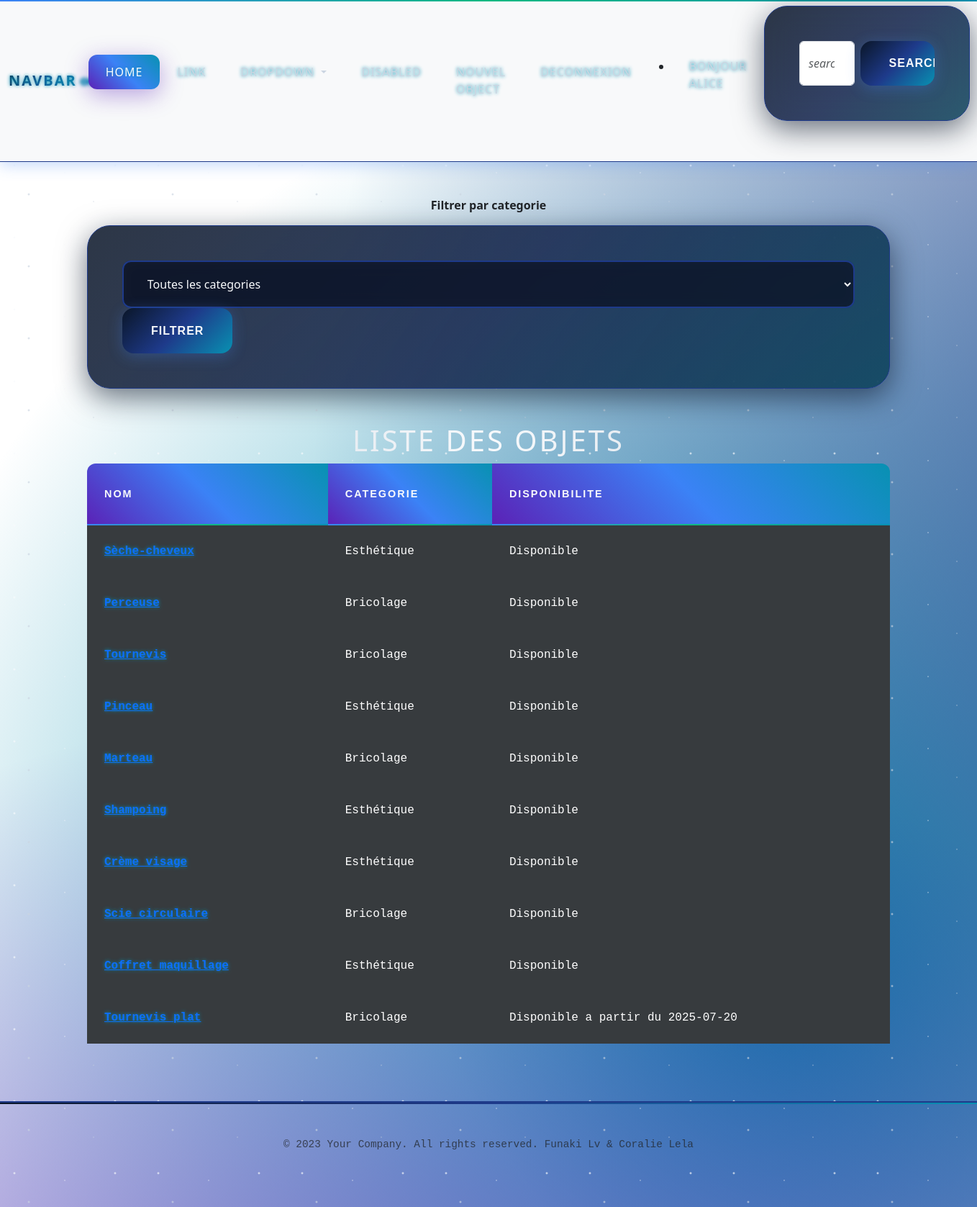
/pages/home.php (signed in), run on the app's committed database.
### tables this page shows
CREATE TABLE objet (
    id_objet INT AUTO_INCREMENT PRIMARY KEY,
    nom_objet VARCHAR(100),
    id_categorie INT,
    id_membre INT,
    FOREIGN KEY (id_categorie) REFERENCES categorie_objet(id_categorie),
    FOREIGN KEY (id_membre) REFERENCES membre(id_membre)
);

CREATE TABLE emprunt (
    id_emprunt INT AUTO_INCREMENT PRIMARY KEY,
    id_objet INT,
    id_membre INT,
    date_emprunt DATE,
    date_retour DATE,
    FOREIGN KEY (id_objet) REFERENCES objet(id_objet),
    FOREIGN KEY (id_membre) REFERENCES membre(id_membre)
);

### inc/connexion.php (called while the page is built, shortened)
<?php
function dbconnect(){
  static $connect = null;
  if($connect === null){
      $connect = mysqli_connect('localhost','root','','emprunt');
      mysqli_set_charset($connect,'utf8mb4');
  }
  return $connect;
}
?>

### inc/functions.php (called while the page is built, shortened)
<?php
include("connexion.php");
function get_list_object()
{
    $sql = "SELECT * FROM v_all_info_objet";
    $result = mysqli_query(dbconnect(), $sql);
    $list = [];
    while ($row = mysqli_fetch_assoc($result)) {
        $list[] = $row;
    }
    return $list;
}
function disponibilite($id_objet)
{
    $sql = "SELECT date_retour FROM v_all_info_objet WHERE id_objet = '$id_objet' AND date_retour > now()";
    $result = mysqli_query(dbconnect(), $sql);
    if (mysqli_num_rows($result) > 0) {
        $rest = mysqli_fetch_assoc($result);
        return "Disponible a partir du " . $rest['date_retour'];
    } else {
        return "Disponible";
    }
}
?>

### pages/home.php (the view, shortened to what this page needs)
<?php
include("header.php");
if(isset($_GET['id_categorie']) && $_GET['id_categorie'] != '') {
    $id_categorie = $_GET['id_categorie'];
    $list_object = get_list_object_categorie($id_categorie);
} else {
    $list_object = get_list_object();
}
?>
<main>
    <div class="container">
        <p class="text-center"><strong>Filtrer par categorie</strong></p>
        <form action="home.php" method="get">
            <select name="id_categorie" id="">
                <option value="">Toutes les categories</option>
            </select>
            <br>
            <input type="submit" value="Filtrer">
        </form>
            <h1 class="text-center">Liste des objets</h1>
        <table class="table table-dark">
            <thead>
                <tr>
                    <th scope="col">Nom</th>
                    <th scope="col">Categorie</th>
                    <th scope="col">Disponibilite</th>
                </tr>
            </thead>
            <tbody>
                <?php foreach ($list_object as $object) :
                   $dispo = disponibilite($object['id_objet']); ?>
                <tr class="table-active">
                    <td><a href="fiche.php?id_objet=<?= $object['id_objet'] ?>"><?= $object['nom_objet'] ?></a></td>
                    <td><?= $object['nom_categorie'] ?></td>
                    <td><?= $dispo ?></td>
                </tr>
               <?php endforeach; ?>
            </tbody>
        </table>
    </div>
    <?php
    include("footer.php");
    ?>

### data on the page
objet: nom_objet "Sèche-cheveux", nom_categorie "Esthétique", dispo "Disponible"
objet: nom_objet "Perceuse", nom_categorie "Bricolage", dispo "Disponible"
objet: nom_objet "Tournevis", nom_categorie "Bricolage", dispo "Disponible"
objet: nom_objet "Pinceau", nom_categorie "Esthétique", dispo "Disponible"
objet: nom_objet "Marteau", nom_categorie "Bricolage", dispo "Disponible"
objet: nom_objet "Shampoing", nom_categorie "Esthétique", dispo "Disponible"
objet: nom_objet "Crème visage", nom_categorie "Esthétique", dispo "Disponible"
objet: nom_objet "Scie circulaire", nom_categorie "Bricolage", dispo "Disponible"
objet: nom_objet "Coffret maquillage", nom_categorie "Esthétique", dispo "Disponible"
objet: nom_objet "Tournevis plat", nom_categorie "Bricolage", id_objet.date_retour "Disponible a partir du 2025-07-20"

### other printed values
$_SESSION['user']['nom'] "ALICE"
